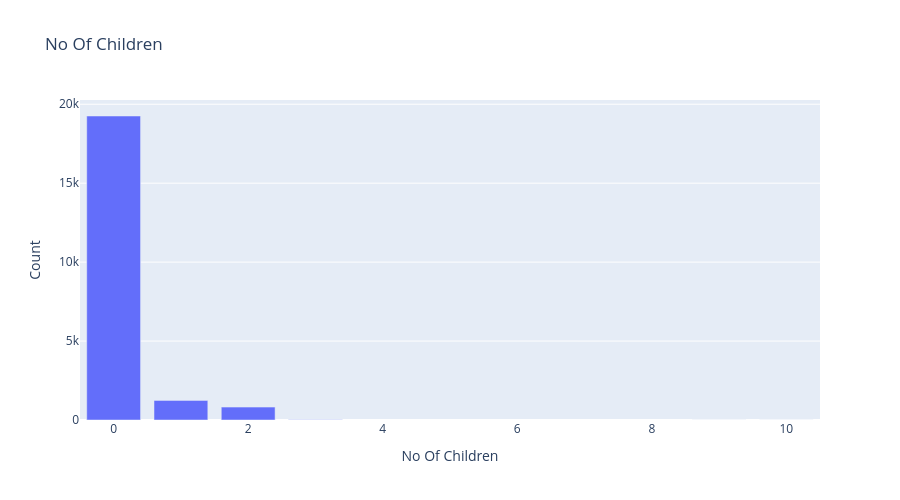
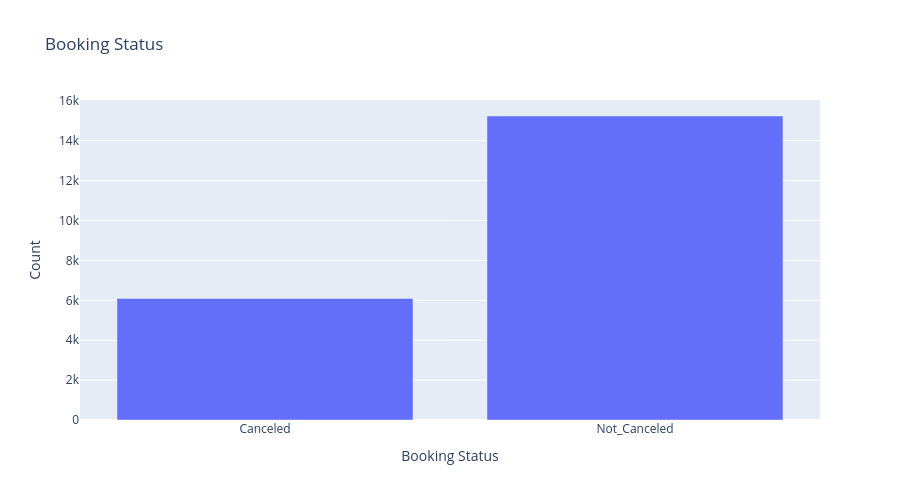

Source (notebook cell) for these figures, in order:
### Markdown cell above
## Cat vars and few unique numerical vars

### Code cell
low_var_cols = ['no_of_adults', 
                           'no_of_children', 
                           'no_of_weekend_nights', 
                           'no_of_week_nights', 
                           'type_of_meal_plan',
                           'required_car_parking_space',
                           'arrival_year',
                           'arrival_month',
                           'market_segment_type',
                           'repeated_guest', 
                           'room_type_reserved', 
                           'no_of_previous_cancellations',
                           'no_of_previous_bookings_not_canceled',
                           'no_of_special_requests',
                           'booking_status']
dropdown = widgets.Dropdown(
    options=low_var_cols,
    description="Select a value",
    value=None
)

def bar_plot_variables(col='no_of_adults'):
    try:
        column = col.new 
    except AttributeError:
        column = col
    vals_dict = hotel_df[column].value_counts().to_dict()
    vals_dict = dict(sorted(vals_dict.items(), key=lambda x: x[0]))
    fig = px.bar(x=vals_dict.keys(), 
                         y=vals_dict.values(), 
                         title=" ".join(column.split("_")).title(),
                         labels = {"x": " ".join(column.split("_")).title(),
                                   "y": "Count"}
    )
    fig.show()
dropdown.observe(bar_plot_variables, names='value')

dropdown

### Figure 1 — Plotly figure (JSON) as saved in the notebook; plotly's stock layout.template omitted (floating-point values rounded to 4 significant figures)
{"data": [{"hovertemplate": "No Of Children=%{x}<br>Count=%{y}<extra></extra>", "legendgroup": "", "marker": {"color": "#636efa", "pattern": {"shape": ""}}, "name": "", "orientation": "v", "showlegend": false, "textposition": "auto", "type": "bar", "x": [0, 1, 2, 3, 9, 10], "xaxis": "x", "y": [19255, 1242, 817, 14, 2, 1], "yaxis": "y"}], "layout": {"barmode": "relative", "height": 500, "legend": {"tracegroupgap": 0}, "title": {"text": "No Of Children"}, "xaxis": {"anchor": "y", "domain": [0, 1], "title": {"text": "No Of Children"}}, "yaxis": {"anchor": "x", "domain": [0, 1], "title": {"text": "Count"}}}}

### Figure 2 — Plotly figure (JSON) as saved in the notebook; plotly's stock layout.template omitted (floating-point values rounded to 4 significant figures)
{"data": [{"hovertemplate": "Booking Status=%{x}<br>Count=%{y}<extra></extra>", "legendgroup": "", "marker": {"color": "#636efa", "pattern": {"shape": ""}}, "name": "", "orientation": "v", "showlegend": false, "textposition": "auto", "type": "bar", "x": ["Canceled", "Not_Canceled"], "xaxis": "x", "y": [6091, 15240], "yaxis": "y"}], "layout": {"barmode": "relative", "height": 500, "legend": {"tracegroupgap": 0}, "title": {"text": "Booking Status"}, "xaxis": {"anchor": "y", "domain": [0, 1], "title": {"text": "Booking Status"}}, "yaxis": {"anchor": "x", "domain": [0, 1], "title": {"text": "Count"}}}}
